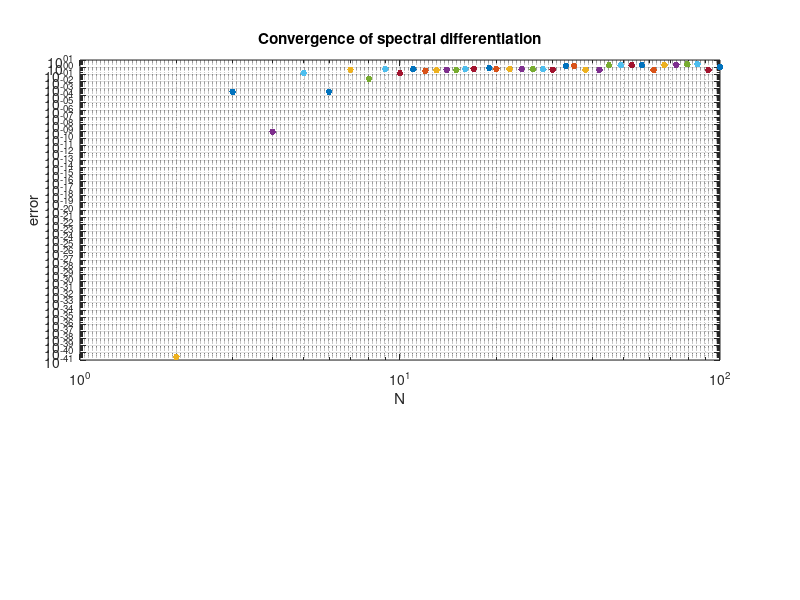
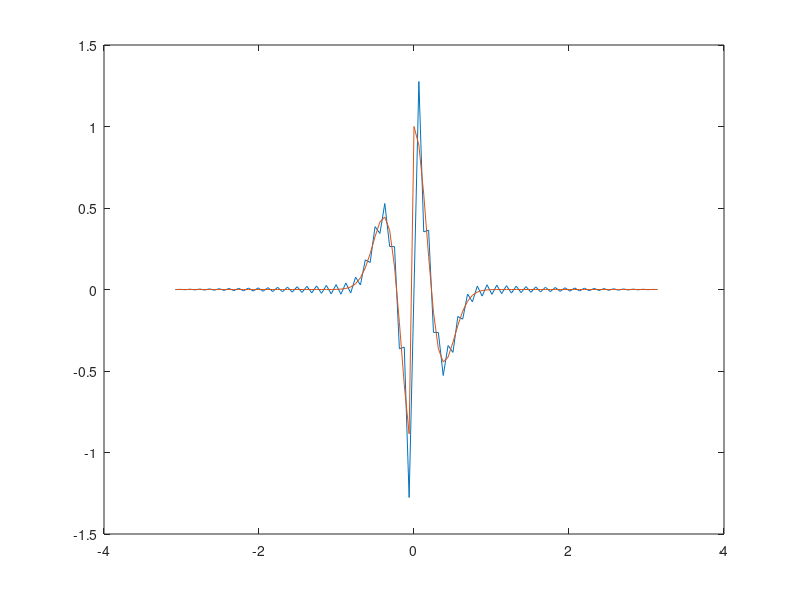

These charts were generated, in order, by the following MATLAB code:
% p2.m - convergence of periodic spectral method (compare p1.m)

% For various N (even), set up grid as before:
  clf, subplot('position',[.1 .4 .8 .5])
  logN = round(logspace(log10(2),2));
%   for N = 2:2:100;
for N = logN;
    h = 2*pi/N;
    x = -pi + (1:N)'*h;
%     u = exp(sin(x)); uprime = cos(x).*u;
%     u = x.^2; uprime = 2*x;
    w = exp(-abs(x - 0).^2/0.1); wprime = -2*(x-0)/0.1.*w;
    v = abs(x); vprime = sign(x);
    u = w.*v; uprime = w.*vprime + wprime.*v;

    % Construct spectral differentiation matrix:
    column = [0 .5*(-1).^(1:N-1).*cot((1:N-1)*h/2)];
    D = toeplitz(column,column([1 N:-1:2]));

    % Plot max(abs(D*u-uprime)):
    error = norm(D*u-uprime,inf);
    loglog(N,error,'.','markersize',15), hold on
  end
  grid on, xlabel N, ylabel error
  title('Convergence of spectral differentiation')

  figure(2)
  plot(x,D*u,x,uprime)